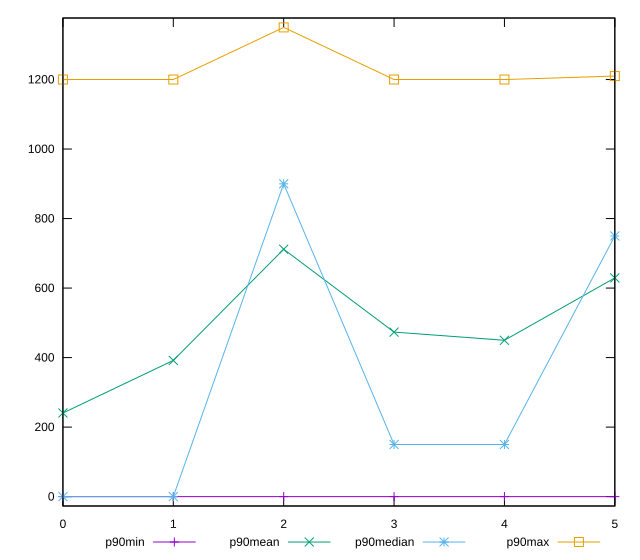

Recreate this plot in gnuplot.
reset

$p90Min <<EOF
0 0
1 0
2 0
3 0
4 0
5 0
EOF

$p90Mean <<EOF
0 240.65934065934067
1 391.86813186813185
2 711.7582417582418
3 473.2967032967033
4 449.7802197802198
5 629.2307692307693
EOF

$p90Median <<EOF
0 0
1 0
2 900
3 150
4 150
5 750
EOF

$p90Max <<EOF
0 1200
1 1200
2 1350
3 1200
4 1200
5 1210
EOF

set key outside below
set xrange [0:5]
set yrange [-27:1377]
set trange [-27:1377]
set terminal svg size 640, 560 enhanced background rgb 'white'
set output "reprap/offscreen-images/progression/value.svg"

plot $p90Min title "p90min" with linespoints, \
     $p90Mean title "p90mean" with linespoints, \
     $p90Median title "p90median" with linespoints, \
     $p90Max title "p90max" with linespoints

reset
